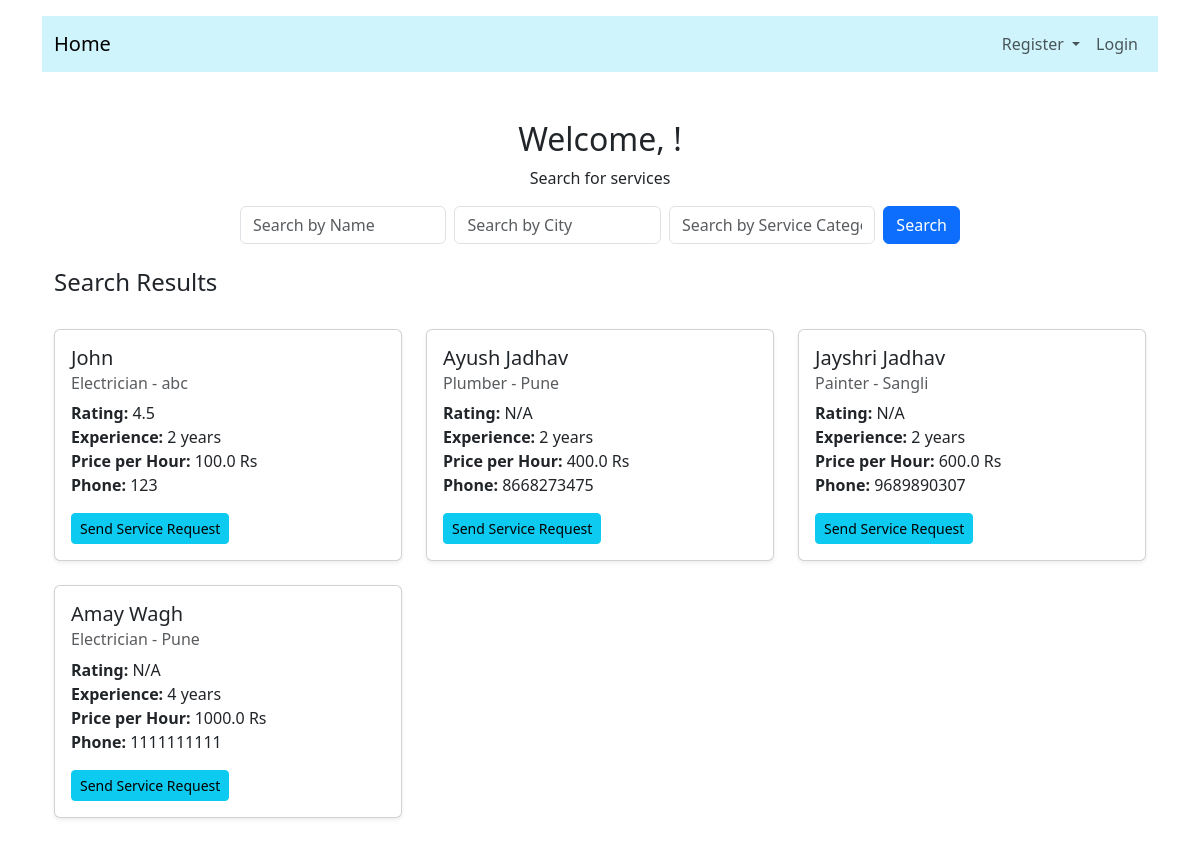
The page /customer/search_services on the database as committed earlier.
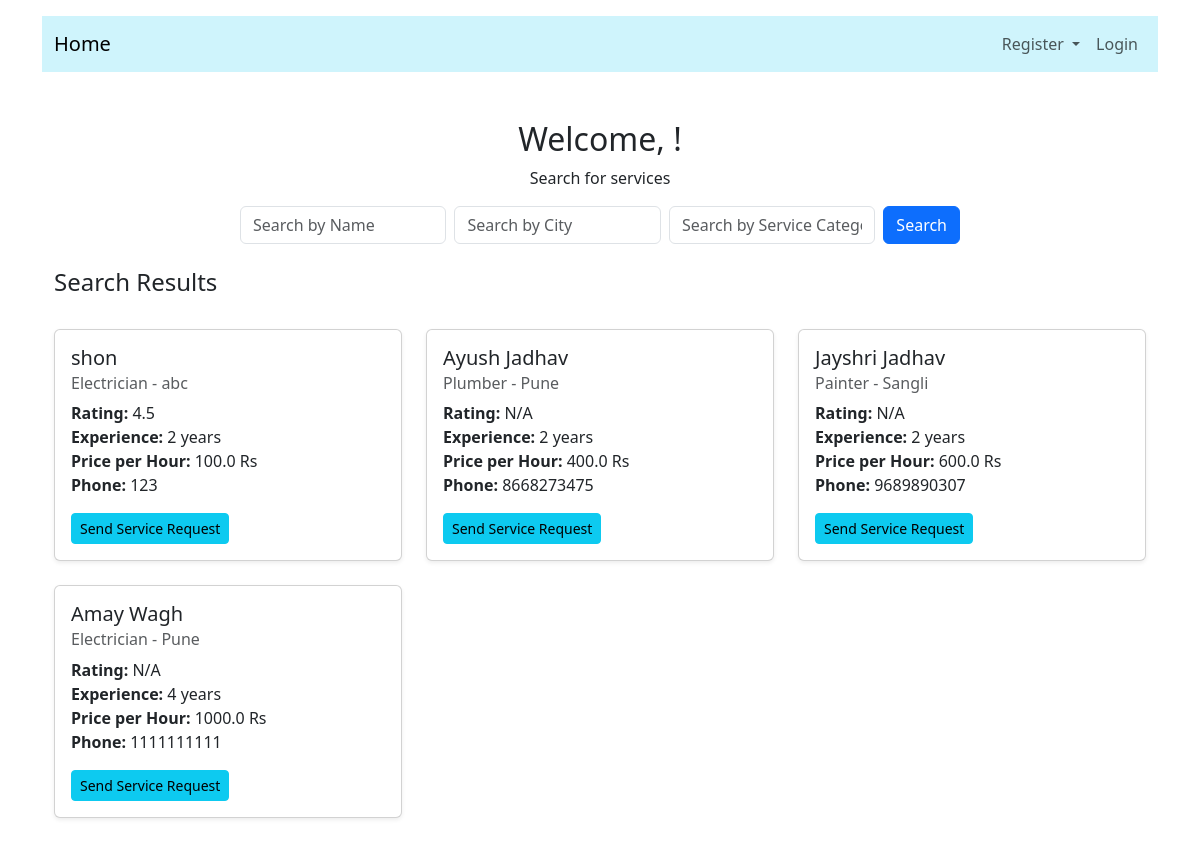
The same page on the database as committed later.
### application/model.py (models this page shows)
class ServiceProfessional(db.Model):
    id = db.Column(db.Integer, primary_key=True)
    name = db.Column(db.String(80), nullable=False)
    phone = db.Column(db.String(80), nullable=False)
    city = db.Column(db.String(80), nullable=False)
    service_category = db.Column(db.String(80), nullable=False)
    rating = db.Column(db.Float, nullable=True)
    experience = db.Column(db.Integer, nullable=False)
    company_name = db.Column(db.String(80), nullable=False)
    status = db.Column(db.String(80), nullable=False)  # ('blacklisted', 'approved', 'pending')
    price_per_hour = db.Column(db.Float, nullable=False)
    expenses_per_hour = db.Column(db.Float, nullable=True)
    user_id = db.Column(db.Integer, db.ForeignKey('user.id'), nullable=False)
    service_requests = db.relationship('ServiceRequest', backref='service_professional', lazy=True)

### application/routes.py (the view)
@app.route('/customer/search_services', methods=['GET'])
def search_services():
    query = request.args.get('query', '')  # For name of the service professional
    city = request.args.get('city', '')    # For filtering by city
    service_category = request.args.get('service_category', '')  # For filtering by service category
    user_id = session.get('user_id')  # Get user ID from session
    customer = Customer.query.filter_by(user_id=user_id).first()  # Get customer details
    query_filters = [ServiceProfessional.status == 'approved']  # Filter only approved service professionals
    if query:
        query_filters.append(ServiceProfessional.name.like(f'%{query}%'))
    if city:
        query_filters.append(ServiceProfessional.city.like(f'%{city}%'))
    if service_category:
        query_filters.append(ServiceProfessional.service_category.like(f'%{service_category}%'))
    serviceprofessionals = ServiceProfessional.query.filter(*query_filters).all()
    return render_template('customer_dash.html', services=serviceprofessionals, query=query, city=city, service_category=service_category, customer=customer)

### templates/customer_dash.html (shortened to what this page needs)
{% extends 'base.html' %}
{% block content %}
<div class="container mt-5">
    <div class="row">
        <div class="col-12 text-center">
            <h2>Welcome, {{ customer.name }}!</h2>
            <p>Search for services</p>
        </div>
    </div>
    <div class="row mb-4">
        <div class="col-12 col-md-8 offset-md-2">
            <form class="d-flex flex-column flex-md-row align-items-center" action="{{ url_for('search_services') }}" method="GET">
                <input type="text" class="form-control mb-2 mb-md-0 me-md-2" name="query" placeholder="Search by Name" value="{{ query }}">
                <input type="text" class="form-control mb-2 mb-md-0 me-md-2" name="city" placeholder="Search by City" value="{{ city }}">
                <input type="text" class="form-control mb-2 mb-md-0 me-md-2" name="service_category" placeholder="Search by Service Category" value="{{ service_category }}">
                <button class="btn btn-primary mt-2 mt-md-0" type="submit">Search</button>
            </form>
        </div>
    </div>
    {% if services %}
    <div class="row mb-4">
        <div class="col-12">
            <h4>Search Results</h4>
        </div>
    </div>
    <div class="row">
        {% for service in services %}
        <div class="col-12 col-md-4 mb-4">
            <div class="card shadow-sm">
                <div class="card-body">
                    <h5 class="card-title">{{ service.name }}</h5>
                    <h6 class="card-subtitle mb-2 text-muted">{{ service.service_category }} - {{ service.city }}</h6>
                    <p class="card-text">
                        <strong>Rating:</strong> {{ service.rating or 'N/A' }}<br>
                        <strong>Experience:</strong> {{ service.experience }} years<br>
                        <strong>Price per Hour:</strong> {{ service.price_per_hour }} Rs<br>
                        <strong>Phone:</strong> {{ service.phone }}<br>
                    </p>
                    <button type="button" class="btn btn-info btn-sm" data-bs-toggle="modal" data-bs-target="#serviceRequestModal{{ service.id }}">Send Service Request</button>
                </div>
            </div>
        </div>
        {% endfor %}
    </div>
    {% endif %}
</div>
{% endblock %}

Rows that differ between the two databases and show on the page:
changed ServiceProfessional "abc": name "John" → "shon"
